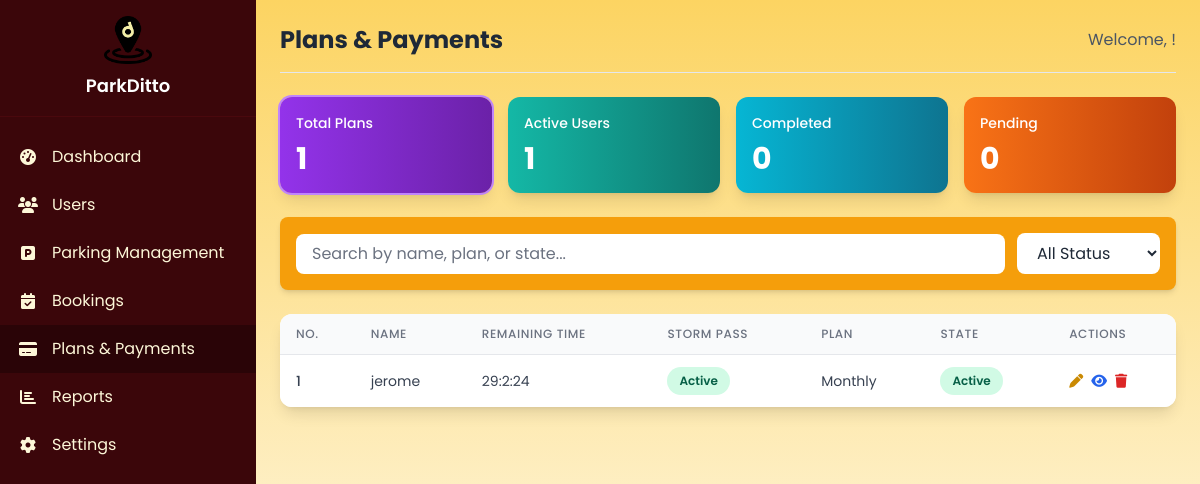
The page /payments.php on the database its author committed.
### tables this page shows
CREATE TABLE `transactions` (
  `id` int(11) NOT NULL,
  `parking_space_id` int(11) NOT NULL,
  `user_id` int(11) NOT NULL,
  `lot_number` varchar(20) NOT NULL,
  `floor` varchar(50) DEFAULT NULL,
  `vehicle_type` varchar(20) DEFAULT NULL,
  `transaction_type` enum('booking','reservation') NOT NULL,
  `arrival_time` datetime NOT NULL,
  `departure_time` datetime DEFAULT NULL,
  `expiry_time` datetime DEFAULT NULL,
  `amount` decimal(10,2) NOT NULL,
  `duration_type` enum('hourly','daily','weekly','monthly','yearly') DEFAULT NULL,
  `duration_value` int(11) DEFAULT NULL,
  `payment_method` varchar(50) NOT NULL,
  `status` enum('pending','ongoing','cancelled','completed') DEFAULT 'pending',
  `storm_pass` enum('Active','None') NOT NULL,
  `ref_number` varchar(50) DEFAULT NULL,
  `created_at` timestamp NOT NULL DEFAULT current_timestamp()
);

CREATE TABLE `users` (
  `id` int(11) NOT NULL,
  `username` varchar(50) NOT NULL,
  `email` varchar(100) NOT NULL,
  `password` varchar(255) NOT NULL,
  `first_name` varchar(50) DEFAULT NULL,
  `last_name` varchar(50) DEFAULT NULL,
  `display_photo` varchar(255) DEFAULT NULL,
  `id_picture` varchar(255) DEFAULT NULL,
  `created_at` timestamp NOT NULL DEFAULT current_timestamp(),
  `type` enum('user','staff','admin') DEFAULT 'user'
);

### payments.php (the view, shortened to what this page needs)
<?php
include 'includes/auth.php';
$sql = "SELECT
            t.id,
            u.username as name,
            CASE
                WHEN t.expiry_time <= NOW() THEN '0:0:0'
                ELSE CONCAT(
                    FLOOR(TIMESTAMPDIFF(SECOND, NOW(), t.expiry_time) / 86400), ':',
                    FLOOR((TIMESTAMPDIFF(SECOND, NOW(), t.expiry_time) % 86400) / 3600), ':',
                    FLOOR((TIMESTAMPDIFF(SECOND, NOW(), t.expiry_time) % 3600) / 60)
                )
            END as remaining,
            t.storm_pass as storm,
            t.duration_type as plan,
            t.status as state
        FROM transactions t
        JOIN users u ON t.user_id = u.id
        WHERE t.status IN ('ongoing', 'pending', 'completed', 'cancelled')
        ORDER BY t.created_at DESC";
$stmt = $pdo->query($sql);
$plans = [];
if ($stmt) {
    $plans = $stmt->fetchAll(PDO::FETCH_ASSOC);
}
$count_total = count($plans);
$count_active = 0;
$count_completed = 0;
$count_pending = 0;
foreach ($plans as $plan) {
    if ($plan['state'] == 'ongoing')
        $count_active++;
}
$filter_status = isset($_GET['status']) ? $_GET['status'] : 'all';
?>
<!DOCTYPE html>
<html lang="en">
<head>
    <script src="https://cdn.tailwindcss.com"></script>
    <link href="https://cdnjs.cloudflare.com/ajax/libs/font-awesome/6.4.0/css/all.min.css" rel="stylesheet">
    <link rel="stylesheet" href="css/navbar.css">
</head>
<body class="min-h-screen bg-gradient-to-b from-[#fcd462] to-[#FFFFFF] font-[Poppins] text-[#3B060A]">
    <?php include "includes/navbar.php"; ?>
    <div class="ml-64 flex-1 overflow-auto transition-all duration-300" id="mainContent">
        <div class="p-4 md:p-6">
            <div
                class="flex flex-col md:flex-row md:justify-between md:items-center mb-6 pb-4 border-b border-gray-200">
                <div class="flex items-center">
                    <h1 class="text-2xl font-bold text-gray-800 mb-2 md:mb-0">Plans & Payments</h1>
                </div>
                <p class="text-gray-600">Welcome, <?php echo $_SESSION['username']; ?>!</p>
            </div>
            <div class="grid grid-cols-1 sm:grid-cols-2 lg:grid-cols-4 gap-4 mb-6">
                <a href="?status=all" class="transform transition-transform hover:scale-105">
                    <div
                        class="bg-gradient-to-r from-purple-600 to-purple-800 text-white rounded-xl p-4 shadow-lg <?php echo $filter_status == 'all' ? 'ring-2 ring-purple-400' : ''; ?>">
                        <h5 class="text-sm font-medium mb-2">Total Plans</h5>
                        <p class="text-3xl font-bold"><?= $count_total ?></p>
                    </div>
                </a>
                <a href="?status=ongoing" class="transform transition-transform hover:scale-105">
                    <div
                        class="bg-gradient-to-r from-teal-500 to-teal-700 text-white rounded-xl p-4 shadow-lg <?php echo $filter_status == 'ongoing' ? 'ring-2 ring-teal-400' : ''; ?>">
                        <h5 class="text-sm font-medium mb-2">Active Users</h5>
                        <p class="text-3xl font-bold"><?= $count_active ?></p>
                    </div>
                </a>
                <a href="?status=completed" class="transform transition-transform hover:scale-105">
                    <div
                        class="bg-gradient-to-r from-cyan-500 to-cyan-700 text-white rounded-xl p-4 shadow-lg <?php echo $filter_status == 'completed' ? 'ring-2 ring-cyan-400' : ''; ?>">
                        <h5 class="text-sm font-medium mb-2">Completed</h5>
                        <p class="text-3xl font-bold"><?= $count_completed ?></p>
                    </div>
                </a>
                <a href="?status=pending" class="transform transition-transform hover:scale-105">
                    <div
                        class="bg-gradient-to-r from-orange-500 to-orange-700 text-white rounded-xl p-4 shadow-lg <?php echo $filter_status == 'pending' ? 'ring-2 ring-orange-400' : ''; ?>">
                        <h5 class="text-sm font-medium mb-2">Pending</h5>
                        <p class="text-3xl font-bold"><?= $count_pending ?></p>
                    </div>
                </a>
            </div>
            <div class="bg-amber-500 rounded-lg p-4 mb-6 shadow-md">
                <div class="flex flex-col md:flex-row md:items-center gap-3">
                    <input type="text"
                        class="flex-grow px-4 py-2 rounded-lg bg-white text-gray-800 placeholder-gray-500 focus:outline-none focus:ring-2 focus:ring-amber-600"
                        placeholder="Search by name, plan, or state..." id="searchInput">
                    <select id="statusFilter"
                        class="px-4 py-2 rounded-lg bg-white text-gray-800 focus:outline-none focus:ring-2 focus:ring-amber-600">
                        <option value="all" <?php echo $filter_status == 'all' ? 'selected' : ''; ?>>All Status</option>
                    </select>
                </div>
            </div>
            <div class="bg-white rounded-xl shadow-lg overflow-hidden mb-6">
                <div class="overflow-x-auto">
                    <table class="min-w-full divide-y divide-gray-200 responsive-table" id="plansTable">
                        <thead class="bg-gray-50">
                            <tr>
                                <th
                                    class="px-4 py-3 text-left text-xs font-medium text-gray-500 uppercase tracking-wider">
                                    No.</th>
                                <th
                                    class="px-4 py-3 text-left text-xs font-medium text-gray-500 uppercase tracking-wider">
                                    Name</th>
                                <th
                                    class="px-4 py-3 text-left text-xs font-medium text-gray-500 uppercase tracking-wider">
                                    Remaining Time</th>
                                <th
                                    class="px-4 py-3 text-left text-xs font-medium text-gray-500 uppercase tracking-wider">
                                    Storm Pass</th>
                                <th
                                    class="px-4 py-3 text-left text-xs font-medium text-gray-500 uppercase tracking-wider">
                                    Plan</th>
                                <th
                                    class="px-4 py-3 text-left text-xs font-medium text-gray-500 uppercase tracking-wider">
                                    State</th>
                                <th
                                    class="px-4 py-3 text-left text-xs font-medium text-gray-500 uppercase tracking-wider">
                                    Actions</th>
                            </tr>
                        </thead>
                        <tbody class="bg-white divide-y divide-gray-200">
                            <?php foreach ($plans as $index => $row):
                                $state_display = ucfirst($row['state']);
                                $state_class = 'state-pending';
                                if ($row['state'] == 'ongoing') {
                                    $state_display = 'Active';
                                    $state_class = 'state-active';
                                } elseif ($row['state'] == 'cancelled') {
                                    $state_display = 'Cancelled';
                                    $state_class = 'state-block';
                                } elseif ($row['state'] == 'completed') {
                                    $state_display = 'Completed';
                                    $state_class = 'state-inactive';
                                }
                                $remaining_display = $row['remaining'];
                                ?>
                                <tr class="hover:bg-gray-50" data-id="<?= $row['id'] ?>"
                                    data-name="<?= strtolower($row['name']) ?>" data-plan="<?= $row['plan'] ?>"
                                    data-state="<?= $row['state'] ?>">
                                    <td class="px-4 py-3 whitespace-nowrap text-sm font-medium text-gray-700"
                                        data-label="No."><?= $index + 1 ?></td>
                                    <td class="px-4 py-3 whitespace-nowrap text-sm text-gray-700" data-label="Name">
                                        <?= $row['name'] ?>
                                    </td>
                                    <td class="px-4 py-3 whitespace-nowrap text-sm text-gray-700"
                                        data-label="Remaining Time"><?= $remaining_display ?></td>
                                    <td class="px-4 py-3 whitespace-nowrap" data-label="Storm Pass">
                                        <span
                                            class="px-3 py-1 inline-flex text-xs leading-5 font-semibold rounded-full <?= $row['storm'] == "Active" ? 'state-active' : 'state-inactive' ?>">
                                            <?= $row['storm'] ?>
                                        </span>
                                    </td>
                                    <td class="px-4 py-3 whitespace-nowrap text-sm text-gray-700" data-label="Plan">
                                        <?= ucfirst($row['plan']) ?>
                                    </td>
                                    <td class="px-4 py-3 whitespace-nowrap" data-label="State">
                                        <span
                                            class="px-3 py-1 inline-flex text-xs leading-5 font-semibold rounded-full <?= $state_class ?>">
                                            <?= $state_display ?>
                                        </span>
                                    </td>
                                    <td class="px-4 py-3 whitespace-nowrap text-sm font-medium" data-label="Actions">
                                        <div class="flex space-x-2">
                                            <button class="text-yellow-600 hover:text-yellow-900"
                                                onclick="editRow(<?= $row['id'] ?>)">
                                                <i class="fas fa-pen"></i>
                                            </button>
                                            <button class="text-blue-600 hover:text-blue-900"
                                                onclick="viewDetails(<?= $row['id'] ?>)">
                                                <i class="fas fa-eye"></i>
                                            </button>
                                            <button class="text-red-600 hover:text-red-900"
                                                onclick="deleteRow(<?= $row['id'] ?>)">
                                                <i class="fas fa-trash"></i>
                                            </button>
                                        </div>
                                    </td>
                                </tr>
                            <?php endforeach; ?>
                        </tbody>
                    </table>
                </div>
            </div>
        </div>
    </div>
</body>
</html>

### css/navbar.css (style rules this page uses)
:root { --primary: #400000; --secondary: #fcd462; --dark: #3B060A; --light: #f8f9fa; --gray: #6c757d; }
body { font-family: 'Poppins', sans-serif; background-color: #f5f5f5; color: #3B060A; }
.state-active { background-color: #28a745; color: #fff; }
.state-active { background-color: #d1fae5; color: #065f46; }

### rows shown on the page
transactions: user.username "jerome", remaining_display "29:2:24", storm_pass "Active", duration_type "Monthly", status "Active"

### other values the page prints
$count_total "1"
$count_active "1"
$count_completed "0"
$count_pending "0"
